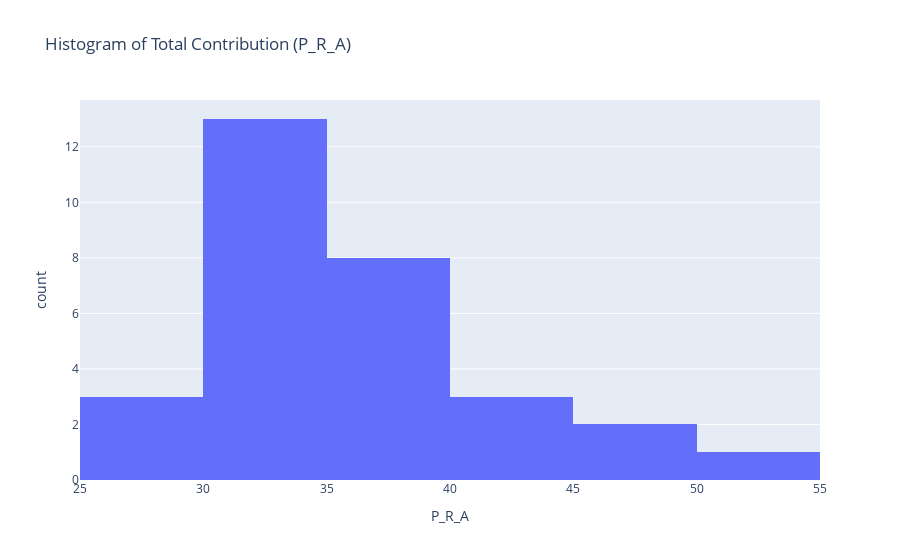

This figure's notebook cell:
### Code cell
fig_histogram = px.histogram(top_players, x='P_R_A', title='Histogram of Total Contribution (P_R_A)')
fig_histogram.show()

### Figure 1 — Plotly figure (JSON) as saved in the notebook; plotly's stock layout.template omitted (floating-point values rounded to 4 significant figures)
{"data": [{"alignmentgroup": "True", "bingroup": "x", "hovertemplate": "P_R_A=%{x}<br>count=%{y}<extra></extra>", "legendgroup": "", "marker": {"color": "#636efa", "pattern": {"shape": ""}}, "name": "", "offsetgroup": "", "orientation": "v", "showlegend": false, "type": "histogram", "x": [34.2, 39.9, 28.6, 33.6, 31.6, 29.7, 52.9, 47.8, 34.5, 36, 35.4, 34.9, 33.4, 41.3, 30.3, 33.6, 48.4, 36.4, 33.7, 39, 41.8, 34.9, 35.8, 38.7, 41.3, 35.9, 34.2, 33.1, 26.2, 33], "xaxis": "x", "yaxis": "y"}], "layout": {"barmode": "relative", "legend": {"tracegroupgap": 0}, "title": {"text": "Histogram of Total Contribution (P_R_A)"}, "xaxis": {"anchor": "y", "domain": [0, 1], "title": {"text": "P_R_A"}}, "yaxis": {"anchor": "x", "domain": [0, 1], "title": {"text": "count"}}}}
